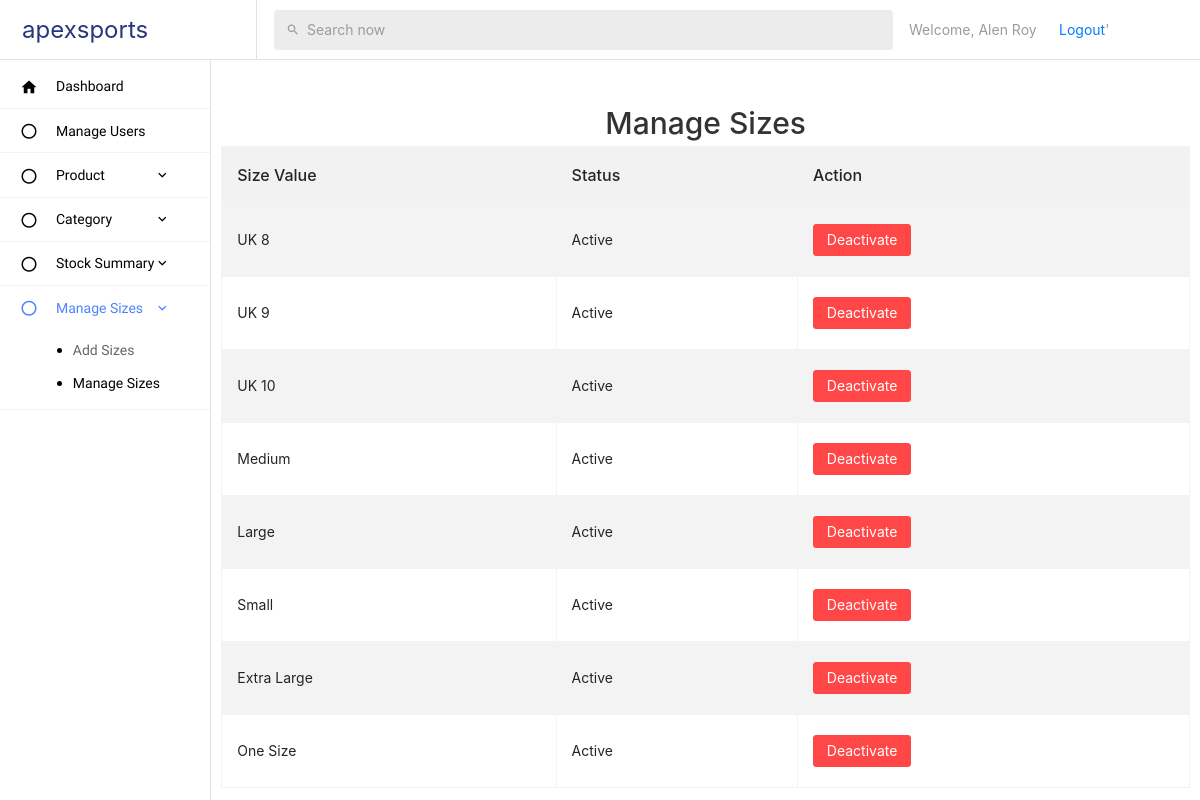
/admin/managesizes.php (signed in), run on the app's committed database.
### tables this page shows
CREATE TABLE `tbl_size` (
  `size_id` int(11) NOT NULL,
  `size_value` varchar(50) NOT NULL,
  `size_status` int(11) NOT NULL DEFAULT 0
);

### admin/managesizes.php (the view, shortened to what this page needs)
<!DOCTYPE html>
<html lang="en">
<head>
    <link rel="stylesheet" href="https://maxcdn.bootstrapcdn.com/bootstrap/4.5.2/css/bootstrap.min.css">
</head>
<body>
<?php
include 'adminheader.php';
include 'adminmenu.php';
?>
<div class="container mt-5">
    <h2>Manage Sizes</h2>
    <div class="table-responsive">
        <table class="table table-bordered table-striped">
            <thead>
                <tr>
                    <th>Size Value</th>
                    <th>Status</th>
                    <th>Action</th>
                </tr>
            </thead>
            <tbody>
                <?php
                include "database.php";
                $sql = "SELECT * FROM tbl_size";
                $result = $conn->query($sql);
                if ($result->num_rows > 0) {
                    while ($row = $result->fetch_assoc()) {
                        echo "<tr>";
                        echo "<td>" . $row["size_value"] . "</td>";
                        echo "<td>" . ($row["size_status"] == 1 ? "Inactive" : "Active") . "</td>";
                        echo "<td>";
                        if ($row["size_status"] == 0) {
                            echo "<button type='button' class='btn btn-sm btn-danger' onclick='deactivateSize(" . $row["size_id"] . ")'>Deactivate</button>";
                        } else {
                            echo "<button type='button' class='btn btn-sm btn-success' onclick='activateSize(" . $row["size_id"] . ")'>Activate</button>";
                        }
                        echo "</td>";
                        echo "</tr>";
                    }
                } else {
                    echo "<tr><td colspan='4'>No sizes found</td></tr>";
                }
                ?>
            </tbody>
        </table>
    </div>
</div>
</body>
</html>

### admin/adminheader.php (shortened to what this page needs)
<!DOCTYPE html>
<html lang="en">
<head>
  <link rel="stylesheet" href="vendors/mdi/css/materialdesignicons.min.css">
  <link rel="stylesheet" href="vendors/base/vendor.bundle.base.css">
  <link rel="stylesheet" href="vendors/datatables.net-bs4/dataTables.bootstrap4.css">
  <link rel="stylesheet" href="css/style.css">
</head>
<body>
    <nav class="navbar col-lg-12 col-12 p-0 fixed-top d-flex flex-row">
            <div class="navbar-brand-wrapper d-flex justify-content-center">
        <div class="navbar-brand-inner-wrapper d-flex justify-content-between align-items-center w-100">
          <a class="navbar-brand brand-logo" href="admin.php">apexsports</a>
        </div>
      </div>
      <div class="navbar-menu-wrapper d-flex align-items-center justify-content-end">
        <ul class="navbar-nav mr-lg-4 w-100">
          <li class="nav-item nav-search d-none d-lg-block w-100">
            <div class="input-group">
              <div class="input-group-prepend">
                <span class="input-group-text" id="search">
                  <i class="mdi mdi-magnify"></i>
                </span>
              </div>
              <input type="text" class="form-control" placeholder="Search now" aria-label="search" aria-describedby="search">
            </div>
          </li>
<li>
    <div style="width:150px;">
        <?php echo "Welcome, " . ($_SESSION['user_name'] ?? ''); ?>
    </div>
</li>
          <li>
           <div style="width:100px;">
           <a class="button" href="..\logout.php">Logout</a>'
           </div>
        </li>
        </ul>
    </nav>
</body>
</html>

### admin/adminmenu.php (shortened to what this page needs)
<!DOCTYPE html>
<html lang="en">
<head>
  <link rel="stylesheet" href="vendors/mdi/css/materialdesignicons.min.css">
  <link rel="stylesheet" href="vendors/base/vendor.bundle.base.css">
  <link rel="stylesheet" href="vendors/datatables.net-bs4/dataTables.bootstrap4.css">
</head>
<body>
<div class="container-fluid page-body-wrapper">
      <nav class="sidebar sidebar-offcanvas" id="sidebar">
        <ul class="nav">
          <li class="nav-item">
            <a class="nav-link" href="admin.php">
              <i class="mdi mdi-home menu-icon"></i>
              <span class="menu-title">Dashboard</span>
            </a>
          </li>
          <li class="nav-item">
            <a class="nav-link" href="manageusers.php">
            <i class="mdi mdi-circle-outline menu-icon"></i>
              <span class="menu-title">Manage Users</span>
            </a>
          </li>
          <li class="nav-item">
  <a class="nav-link" data-toggle="collapse" href="#ui-product" aria-expanded="false" aria-controls="ui-product">
    <i class="mdi mdi-circle-outline menu-icon"></i>
    <span class="menu-title">Product</span>
    <i class="menu-arrow"></i>
  </a>
</li>
          <li class="nav-item">
  <a class="nav-link" data-toggle="collapse" href="#ui-category" aria-expanded="false" aria-controls="ui-category">
    <i class="mdi mdi-circle-outline menu-icon"></i>
    <span class="menu-title">Category</span>
    <i class="menu-arrow"></i>
  </a>
</li>
<li class="nav-item">
  <a class="nav-link" data-toggle="collapse" href="#ui-stock" aria-expanded="false" aria-controls="ui-stock">
    <i class="mdi mdi-circle-outline menu-icon"></i>
    <span class="menu-title">Stock Summary</span>
    <i class="menu-arrow"></i>
  </a>
</li>
<li class="nav-item">
  <a class="nav-link" data-toggle="collapse" href="#ui-size" aria-expanded="false" aria-controls="ui-size">
    <i class="mdi mdi-circle-outline menu-icon"></i>
    <span class="menu-title">Manage Sizes </span>
    <i class="menu-arrow"></i>
  </a>
  <div class="collapse" id="ui-size">
    <ul class="nav flex-column sub-menu">
      <li class="nav-item"> <a class="nav-link" href="add_sizes.php">Add Sizes</a></li>
      <li class="nav-item"> <a class="nav-link" href="managesizes.php">Manage Sizes</a></li>
    </ul>
  </div>
</li>
        </ul>
      </nav>
</body>
</html>

### admin/managesizes.php (style rules this page uses)
body { background-color: #f8f9fa; font-family: Arial, sans-serif; }
.container { margin-top: 20px; }
h2 { margin-bottom: 20px; text-align: center; color: #333; }
.table { border-collapse: collapse; width: 100%; background-color: #fff; box-shadow: 0px 0px 10px 0px rgba(0,0,0,0.1); }
.table th, .table td { padding: 8px; text-align: left; border-bottom: 1px solid #ddd; }
.table th { background-color: #f2f2f2; }
.btn { cursor: pointer; }
.btn-danger { background-color: #dc3545; border-color: #dc3545; }

### admin/adminheader.php (style rules this page uses)
.mdi:before, .mdi-set { display: inline-block; font: normal normal normal 24px/1 "Material Design Icons"; font-size: inherit; text-rendering: auto; line-height: inherit; -webkit-font-smoothing: antialiased; -moz-osx-font-smoothing: grayscale; }
*, *::before, *::after { box-sizing: border-box; }
a, div, h1, h2, h3, h4, h5, p, span { text-shadow: none; }
button:not(:disabled), [type="button"]:not(:disabled), [type="reset"]:not(:disabled), [type="submit"]:not(:disabled) { cursor: pointer; }

### admin/adminmenu.php (style rules this page uses)
.sidebar .nav:not(.sub-menu) > .nav-item > .nav-link { margin: 0; }
.sidebar .nav .nav-item.active > .nav-link { background: initial; position: relative; }
.sidebar .nav .nav-item .nav-link { display: -webkit-flex; display: flex; -webkit-align-items: center; align-items: center; white-space: nowrap; padding: 0.75rem 2.5rem 0.75rem 1.25rem; color: #000; -webkit-transition-duration: 0.45s; -moz-transition-duration: 0.45s; -o-transition-duration: 0.45s; transition-duration: 0.45s; transition-property: color; -webkit-transition-property: color; }
.nav-link { display: block; padding: 0.5rem 1rem; }
.btn, .btn-group.open .dropdown-toggle, .btn:active, .btn:focus, .btn:hover, .btn:visited, a, a:active, a:checked, a:focus, a:hover, a:visited, body, button, button:active, button:hover, button:visited, div, input, input:active, input:focus, input:hover, input:visited, select, select:active, select:focus, select:visited, textarea, textarea:active, textarea:focus, textarea:hover, textarea:visited { -webkit-box-shadow: none; -moz-box-shadow: none; box-shadow: none; }
a, div, h1, h2, h3, h4, h5, p, span { text-shadow: none; }
a { color: #007bff; text-decoration: none; background-color: transparent; }
*, *::before, *::after { box-sizing: border-box; }
ul li, ol li, dl li { line-height: 1.8; }
.nav { display: flex; flex-wrap: wrap; padding-left: 0; margin-bottom: 0; list-style: none; }
ul, ol, dl { padding-left: 1rem; font-size: 0.875rem; }
.sidebar { min-height: calc(100vh - 60px); background: #ffffff; font-family: "Roboto", sans-serif; font-weight: 400; padding: 0; width: 257px; z-index: 11; transition: width 0.25s ease, background 0.25s ease; -webkit-transition: width 0.25s ease, background 0.25s ease; -moz-transition: width 0.25s ease, background 0.25s ease; -ms-transition: width 0.25s ease, background 0.25s ease; box-shadow: none; -webkit-box-shadow: none; -moz-box-shadow: none; -ms-box-shadow: none; border-right: 1px solid #e3e3e3; }
body { font-size: 1rem; font-family: "Roboto", sans-serif; font-weight: initial; line-height: normal; -webkit-font-smoothing: antialiased; }
body { margin: 0; font-family: -apple-system, BlinkMacSystemFont, "Segoe UI", Roboto, "Helvetica Neue", Arial, "Noto Sans", sans-serif, "Apple Color Emoji", "Segoe UI Emoji", "Segoe UI Symbol", "Noto Color Emoji"; font-size: 1rem; font-weight: 400; line-height: 1.5; color: #000; text-align: left; background-color: #fff; }
html { font-family: sans-serif; line-height: 1.15; -webkit-text-size-adjust: 100%; -webkit-tap-highlight-color: transparent; }
.mdi:before, .mdi-set { display: inline-block; font: normal normal normal 24px/1 "Material Design Icons"; font-size: inherit; text-rendering: auto; line-height: inherit; -webkit-font-smoothing: antialiased; -moz-osx-font-smoothing: grayscale; }
button:not(:disabled), [type="button"]:not(:disabled), [type="reset"]:not(:disabled), [type="submit"]:not(:disabled) { cursor: pointer; }

### data on the page
tbl_size: size_value "UK 8", size_status "Active"
tbl_size: size_value "UK 9", size_status "Active"
tbl_size: size_value "UK 10", size_status "Active"
tbl_size: size_value "Medium", size_status "Active"
tbl_size: size_value "Large", size_status "Active"
tbl_size: size_value "Small", size_status "Active"
tbl_size: size_value "Extra Large", size_status "Active"
tbl_size: size_value "One Size", size_status "Active"

### other printed values
$_SESSION['user_name'] "Alen Roy"
